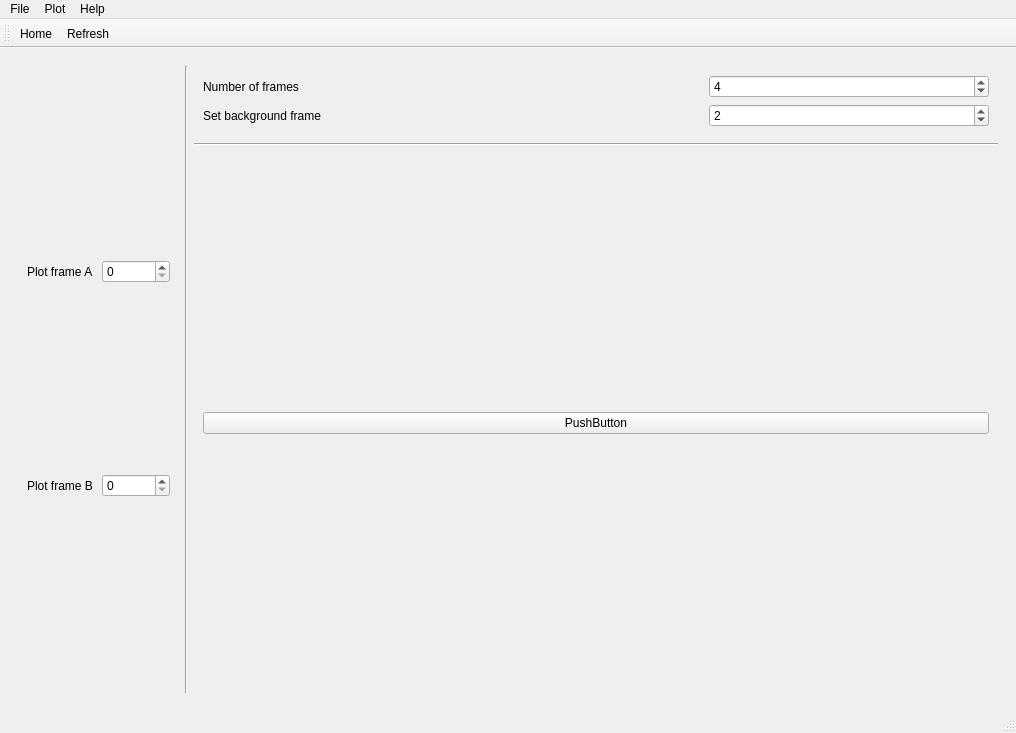
<?xml version="1.0" encoding="UTF-8"?>
<ui version="4.0">
 <class>MainWindow</class>
 <widget class="QMainWindow" name="MainWindow">
  <property name="geometry">
   <rect>
    <x>0</x>
    <y>0</y>
    <width>1016</width>
    <height>733</height>
   </rect>
  </property>
  <property name="windowTitle">
   <string>ELENA</string>
  </property>
  <property name="windowIcon">
   <iconset resource="resources.qrc">
    <normaloff>:/basic-ui/icons/111267-basic-ui/svg/eye-close-up.svg</normaloff>:/basic-ui/icons/111267-basic-ui/svg/eye-close-up.svg</iconset>
  </property>
  <property name="toolTip">
   <string/>
  </property>
  <property name="documentMode">
   <bool>false</bool>
  </property>
  <widget class="QWidget" name="mainWindowContents">
   <layout class="QVBoxLayout" name="verticalLayout">
    <item>
     <widget class="QWidget" name="camDisplayWidget" native="true">
      <layout class="QGridLayout" name="gridLayout" rowstretch="0,0,0,1" columnstretch="1,0,0,5">
       <property name="sizeConstraint">
        <enum>QLayout::SetDefaultConstraint</enum>
       </property>
       <item row="1" column="3" rowspan="2">
        <widget class="Line" name="lineHorizontal">
         <property name="orientation">
          <enum>Qt::Horizontal</enum>
         </property>
        </widget>
       </item>
       <item row="0" column="3">
        <widget class="QWidget" name="inputWidget" native="true">
         <layout class="QFormLayout" name="formLayout">
          <property name="sizeConstraint">
           <enum>QLayout::SetDefaultConstraint</enum>
          </property>
          <property name="fieldGrowthPolicy">
           <enum>QFormLayout::AllNonFixedFieldsGrow</enum>
          </property>
          <item row="0" column="0">
           <widget class="QLabel" name="numberOfFramesLabel">
            <property name="sizePolicy">
             <sizepolicy hsizetype="MinimumExpanding" vsizetype="Preferred">
              <horstretch>10</horstretch>
              <verstretch>0</verstretch>
             </sizepolicy>
            </property>
            <property name="minimumSize">
             <size>
              <width>500</width>
              <height>0</height>
             </size>
            </property>
            <property name="text">
             <string>Number of frames</string>
            </property>
           </widget>
          </item>
          <item row="0" column="1">
           <widget class="QSpinBox" name="numberOfFramesSpinBox">
            <property name="alignment">
             <set>Qt::AlignLeading|Qt::AlignLeft|Qt::AlignVCenter</set>
            </property>
            <property name="suffix">
             <string/>
            </property>
            <property name="value">
             <number>4</number>
            </property>
           </widget>
          </item>
          <item row="1" column="0">
           <widget class="QLabel" name="setBackgroundFrameLabel">
            <property name="text">
             <string>Set background frame</string>
            </property>
           </widget>
          </item>
          <item row="1" column="1">
           <widget class="QSpinBox" name="setBackgroundFrameSpinBox">
            <property name="value">
             <number>2</number>
            </property>
           </widget>
          </item>
         </layout>
        </widget>
       </item>
       <item row="3" column="3">
        <widget class="OdQWidget" name="odWidget" native="true">
         <layout class="QVBoxLayout" name="odLayout">
          <item>
           <widget class="QPushButton" name="pushButton">
            <property name="text">
             <string>PushButton</string>
            </property>
           </widget>
          </item>
         </layout>
        </widget>
       </item>
       <item row="0" column="0" rowspan="4">
        <widget class="FramesQWidget" name="framesWidget" native="true">
         <property name="sizePolicy">
          <sizepolicy hsizetype="Minimum" vsizetype="Preferred">
           <horstretch>0</horstretch>
           <verstretch>0</verstretch>
          </sizepolicy>
         </property>
         <layout class="QGridLayout" name="framesGridLayout">
          <item row="2" column="0">
           <widget class="QLabel" name="plotFrameBLabel">
            <property name="text">
             <string>Plot frame B</string>
            </property>
           </widget>
          </item>
          <item row="0" column="0">
           <widget class="QLabel" name="plotFrameALabel">
            <property name="text">
             <string>Plot frame A</string>
            </property>
           </widget>
          </item>
          <item row="2" column="1">
           <widget class="QSpinBox" name="plotFrameBSpinBox"/>
          </item>
          <item row="3" column="0" colspan="2">
           <layout class="QVBoxLayout" name="verticalLayoutB"/>
          </item>
          <item row="0" column="1">
           <widget class="QSpinBox" name="plotFrameASpinBox"/>
          </item>
          <item row="1" column="0" colspan="2">
           <layout class="QVBoxLayout" name="verticalLayoutA"/>
          </item>
         </layout>
        </widget>
       </item>
       <item row="0" column="2" rowspan="4">
        <widget class="Line" name="lineVertical">
         <property name="orientation">
          <enum>Qt::Vertical</enum>
         </property>
        </widget>
       </item>
      </layout>
     </widget>
    </item>
   </layout>
  </widget>
  <widget class="QMenuBar" name="menuBar">
   <property name="geometry">
    <rect>
     <x>0</x>
     <y>0</y>
     <width>1016</width>
     <height>27</height>
    </rect>
   </property>
   <widget class="QMenu" name="menuFile">
    <property name="title">
     <string>File</string>
    </property>
    <addaction name="actionHome"/>
   </widget>
   <widget class="QMenu" name="menuPlot">
    <property name="title">
     <string>Plot</string>
    </property>
    <addaction name="actionRefresh"/>
   </widget>
   <widget class="QMenu" name="menuHelp">
    <property name="title">
     <string>Help</string>
    </property>
    <addaction name="actionInfo"/>
   </widget>
   <addaction name="menuFile"/>
   <addaction name="menuPlot"/>
   <addaction name="menuHelp"/>
  </widget>
  <widget class="QToolBar" name="toolBar">
   <property name="windowTitle">
    <string>toolBar</string>
   </property>
   <attribute name="toolBarArea">
    <enum>TopToolBarArea</enum>
   </attribute>
   <attribute name="toolBarBreak">
    <bool>false</bool>
   </attribute>
   <addaction name="actionHome"/>
   <addaction name="actionRefresh"/>
  </widget>
  <widget class="QStatusBar" name="statusBar"/>
  <action name="actionHome">
   <property name="icon">
    <iconset resource="resources.qrc">
     <normaloff>:/basic-ui/icons/111267-basic-ui/svg/home-button.svg</normaloff>:/basic-ui/icons/111267-basic-ui/svg/home-button.svg</iconset>
   </property>
   <property name="text">
    <string>Home</string>
   </property>
  </action>
  <action name="actionRefresh">
   <property name="icon">
    <iconset resource="resources.qrc">
     <normaloff>:/basic-ui/icons/111267-basic-ui/svg/refresh-arrow.svg</normaloff>:/basic-ui/icons/111267-basic-ui/svg/refresh-arrow.svg</iconset>
   </property>
   <property name="text">
    <string>Refresh</string>
   </property>
   <property name="shortcut">
    <string>F5</string>
   </property>
  </action>
  <action name="actionInfo">
   <property name="icon">
    <iconset resource="resources.qrc">
     <normaloff>:/basic-ui/icons/111267-basic-ui/svg/left-justification-button.svg</normaloff>:/basic-ui/icons/111267-basic-ui/svg/left-justification-button.svg</iconset>
   </property>
   <property name="text">
    <string>Info</string>
   </property>
   <property name="shortcut">
    <string>F11</string>
   </property>
  </action>
 </widget>
 <customwidgets>
  <customwidget>
   <class>OdQWidget</class>
   <extends>QWidget</extends>
   <header>libraries/odqwidget.h</header>
   <container>1</container>
  </customwidget>
  <customwidget>
   <class>FramesQWidget</class>
   <extends>QWidget</extends>
   <header>libraries/framesqwidget.h</header>
   <container>1</container>
  </customwidget>
 </customwidgets>
 <resources>
  <include location="resources.qrc"/>
 </resources>
 <connections/>
</ui>
